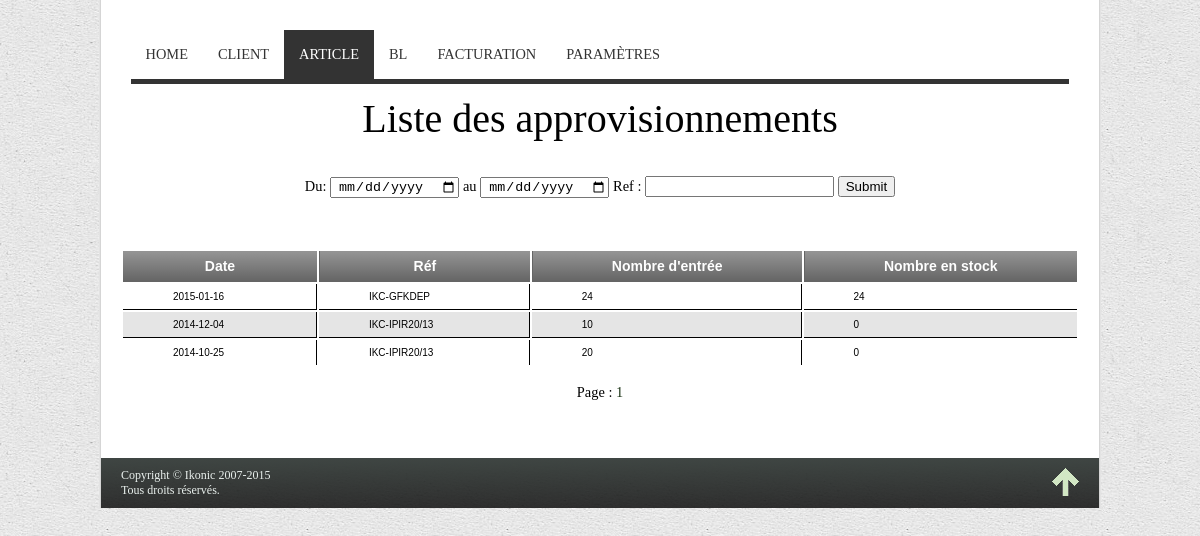
Screenshot of /Ikonic3/appro.php with the database file from the repository.
### tables this page shows
CREATE TABLE IF NOT EXISTS `stock` (
  `id` int(11) NOT NULL AUTO_INCREMENT,
  `ref` varchar(20) NOT NULL,
  `date` date NOT NULL,
  `nbre_entree` int(11) NOT NULL,
  `nbre_stock` int(11) NOT NULL,
  PRIMARY KEY (`id`)
);

### Ikonic3/appro.php (the view, shortened to what this page needs)
<!DOCTYPE html>
<html lang="fr">
<head>
	<link rel="stylesheet" type="text/css" href="css/feuille_de_style.css" />
	<link rel="stylesheet" type="text/css" href="css/TableCSSCode.css" />
	<link rel="stylesheet" type="text/css" href="http://ajax.googleapis.com/ajax/libs/jqueryui/1.8.12/themes/smoothness/jquery-ui.css" />
</head>
<body>
	<section>
		<?php include("Inclusion/header.php"); actif(2); include("Inclusion/gestion.php");?>
		<h1 style="padding-top: 65px; text-align:center;">Liste des approvisionnements</h1><br/><br/>
	<form name="form_contact" method="POST" action="appro.php">
		<center><p>Du:	<input type="date" name="dateD" /> au <input type="date" name="dateF" />
				Ref : <input type="text" id="recherche" name="recherche" onkeyup="myFunction()"/>
		<input type="submit" name="valider" /></center></p><br/><br/>
	</form>
	<center>
	<?php
		$requete=mysql_fetch_array(mysql_query("SELECT COUNT(id) FROM stock;"));
		$nbreArt=$requete[0];
		$perPage=10;
		$nbPage=ceil($nbreArt/$perPage);
		$sql="SELECT * FROM stock ";
	?>
	<br/>
	<div class="CSSTableGenerator" >
		<table id="tab_article">
			<tr class="tab_article_couleur">
				<td>Date</td>
				<td>Réf</td>
				<td>Nombre d'entrée</td>
				<td>Nombre en stock</td>
			</tr>
	<?php
		if(!isset($_GET['p']))
		{
			$sql.="LIMIT 0, {$perPage}";
		}
		$execute=mysql_query("$sql") or die('Erreur au niveau de la requete'.mysql_error());
		while($data=mysql_fetch_array($execute))
		{
			echo "<tr><td>{$data['date']}</td><td>{$data['ref']}</td><td>{$data['nbre_entree']} </td><td>{$data['nbre_stock']}</td></tr>";
		}
		echo "</table><br/>";
		echo "Page : ";
		for($i=1;$i<=$nbPage;$i++)
		{
			echo "<a href='appro.php?p=$i'> $i </a>";
		}
	?>
	<br/><br/>
	</center>
</section>
<?php include("Inclusion/bottom.php"); ?>
</body>
</html>

### Ikonic3/Inclusion/header.php (shortened to what this page needs)
<?php
	function actif($i)
	{
?>
<ul id="nav">
    <li><a href="index.html">Home</a></li>
<?php
		if($i==1)
		{
?>
			<li class="active"><a href="client.php">Client</a>
<?php
		}
		else
		{
?>
			<li><a href="client.php">Client</a>
<?php
		}
?>
                    </li>
<?php
		if($i==2)
		{
?>
		<li class="active"><a href="article.php">Article</a>
<?php
	}
?>
                </li>
                <li><a href="saisie_bl.php">BL</a></li>
                <li><a href="saisie_facture.php">Facturation</a></li>
                <li><a href="#">Paramètres</a></li>
            </ul>
<?php
	}
?>

### Ikonic3/Inclusion/bottom.php
<footer>
		<a href="#"></a>
		<p style="font-size: 12px;">Copyright © Ikonic 2007-2015 <br/> Tous droits réservés.</p>
</footer>

### Ikonic3/css/feuille_de_style.css (style rules this page uses)
html, body, div, span, applet, object, iframe, h1, h2, h3, h4, h5, h6, p, blockquote, pre, a, abbr, acronym, address, big, cite, code, del, dfn, em, img, ins, kbd, q, s, samp, small, strike, strong, sub, tt, var, b, u, i, center, dl, dt, dd, ol, ul, li, form, label, legend, table, caption, tbody, tfoot, thead, tr, th, td, article, aside, canvas, details, embed, figure, figcaption, footer, header, hgroup, menu, nav, output, ruby, section, summary, time, mark, audio, video { margin: 0; padding: 0; border: 0; font-size: 100%; font: inherit; vertical-align: baseline; }
html { height: 100%; }
body { background-image: url("../images/beige_paper.png"); width: 1000px; margin: 0 auto; border-left: 1px solid #E3E3E3; border-right: 1px solid #E3E3E3; font-family: 'Times New Roman', Arial, sans-serif; font-size: 0.9em; color: #000000; }
footer a { height:28px; width: 27px; background: url("../Images/up3.png"); float:right; }
a { color: #193214; text-decoration: none; }
h1 { font-family: KozGoPr6N-Bold; font-size: 40px; color: #000; }
input { padding-left: 6px; }
.tab_article_couleur { opacity:0.6; background-color:red; color:white; }
#tab_article td { padding-left:50px; padding-right:50px; }
footer { background-image:linear-gradient(#3F4643,rgba(0, 0, 0, 0.8)); color: #E9F0ED; height: auto; padding: 10px 20px 10px 20px; border-left: 1px solid #D5D5D5; border-right: 1px solid #D5D5D5; }
footer p, footer ul { font-size: 0.8em; }
section { width: 958px; height: auto; background-color: #ffffff; margin: none; display: block; padding: 30px 20px 40px 20px; border-left: 1px solid #D5D5D5; border-right: 1px solid #D5D5D5; }
#nav, #nav ul { list-style: none outside none; margin: 0; padding: 0; }
#nav { background-color: #fff; border-bottom: 5px solid #333333; float: left; margin-left: 1%; margin-right: 1%; position: relative; width: 98%; }
#nav > li { border-bottom: 5px solid transparent; float: left; margin-bottom: -5px; text-align: left; -moz-transition: all 300ms ease-in-out 0s; -ms-transition: all 300ms ease-in-out 0s; -o-transition: all 300ms ease-in-out 0s; -webkit-transition: all 300ms ease-in-out 0s; transition: all 300ms ease-in-out 0s; }
#nav li a { display: block; text-decoration: none; -moz-transition: color 450ms ease-in-out 0s, background-color 450ms ease-in-out 0s; -ms-transition: color 450ms ease-in-out 0s, background-color 450ms ease-in-out 0s; -o-transition: color 450ms ease-in-out 0s, background-color 450ms ease-in-out 0s; -webkit-transition: color 450ms ease-in-out 0s, background-color 450ms ease-in-out 0s; transition: color 450ms ease-in-out 0s, background-color 450ms ease-in-out 0s; white-space: normal; }
#nav > li > a { color: #333333; display: block; font-size: 1em; line-height: 49px; padding: 0 15px; text-transform: uppercase; }
#nav li.active > a { background-color: #333333; color: #FFFFFF; }

### rows the page displays
stock: date "2015-01-16", ref "IKC-GFKDEP", nbre_entree "24", nbre_stock "24"
stock: date "2014-12-04", ref "IKC-IPIR20/13", nbre_entree "10", nbre_stock "0"
stock: date "2014-10-25", ref "IKC-IPIR20/13", nbre_entree "20", nbre_stock "0"
